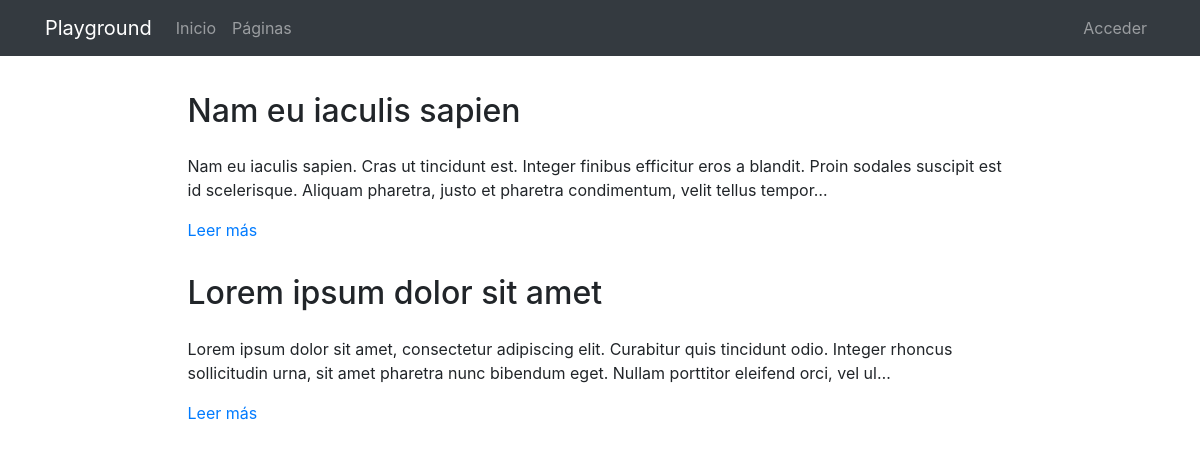
Page /pages/ on the earlier database version.
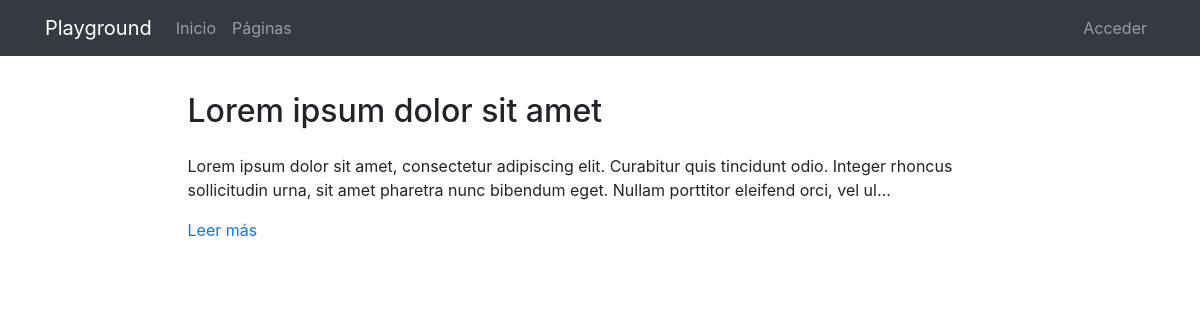
Same page on the later database version.
### pages/models.py (models this page shows, shortened)
class Page(models.Model):
    title = models.CharField(verbose_name="Título", max_length=200)
    content = RichTextField(verbose_name="Contenido")
    order = models.SmallIntegerField(verbose_name="Orden", default=0)
    created = models.DateTimeField(auto_now_add=True, verbose_name="Fecha de creación")
    updated = models.DateTimeField(auto_now=True, verbose_name="Fecha de edición")
    class Meta:
        verbose_name = "página"
        verbose_name_plural = "páginas"
        ordering = ['order', '-title']

### pages/views.py (the view)
# urls.py: path('', PageListView.as_view(), name='pages'),
class PageListView(ListView):
    model = Page

### pages/templates/pages/page_list.html (shortened to what this page needs)
{% extends 'core/base.html' %}
{% load static %}
{% block content %}
{% include 'pages/includes/pages_menu.html' %}
<main role="main">
  <div class="container mb-4">
    {% for page in page_list|dictsort:"id" reversed %}
      <div class="row mt-3">
        <div class="col-md-9 mx-auto">
          <h2 class="mb-4">{{page.title}}</h2>
          <div>
            <p>{{page.content|striptags|safe|truncatechars:"200"}}</p>
            <p><a href="{% url 'pages:page' page.id page.title|slugify %}">Leer más</a>
            </p>
          </div>
        </div>
      </div>
    {% endfor %}
  </div>
</main>
{% endblock %}

### core/templates/core/base.html (shortened to what this page needs)
<!DOCTYPE html>
<html lang="es">
  <head>
    {% load static %}
    <link href="{% static 'core/vendor/bootstrap/css/bootstrap.min.css' %}" rel="stylesheet">
    <link href="{% static 'core/vendor/font-awesome/css/font-awesome.min.css' %}" rel="stylesheet" type="text/css">
    <link href="{% static 'core/css/main.css' %}" rel="stylesheet">
  </head>
  <body>
    <body>
      <nav class="navbar navbar-expand-lg navbar-dark bg-dark">
        <div class="container">
          <a class="navbar-brand" href="{% url 'core:home' %}">Playground</a>
          <div class="collapse navbar-collapse" id="ned">
            <ul class="navbar-nav mr-auto">
              <li class="nav-item">
                <a class="nav-link" href="{% url 'core:home' %}">Inicio</a>
              </li>
              <li class="nav-item">
                <a class="nav-link" href="{% url 'pages:pages' %}">Páginas</a>
              </li>
            </ul>
            <ul class="navbar-nav">
              <li class="nav-item">
                <a class="nav-link" href="/admin/">
                  {% if request.user.is_staff %}Admin{% else %}Acceder{% endif %}
                </a>
              </li>
            </ul>
          </div>
        </div>
      </nav>
      {% block content %}{% endblock %}
  </body>
</html>

### pages/templates/pages/includes/pages_menu.html (shortened to what this page needs)
{% load static %}
<link rel="stylesheet" href="{% static 'pages/css/custom_ckeditor.css' %}">

### core/static/core/css/main.css (style rules this page uses)
main { padding-top: 20px; }
:root { --jumbotron-padding-y: 3rem; }

Differences in the rows shown:
removed Page: title "Nam eu iaculis sapien", content "Nam eu iaculis sapien. Cras ut tincidunt est. Integer finibus efficitur eros a blandit. Proin sodales suscipit est id scelerisque. Aliquam pharetra, justo et pharetra condimentum, velit tellus tempor…"
